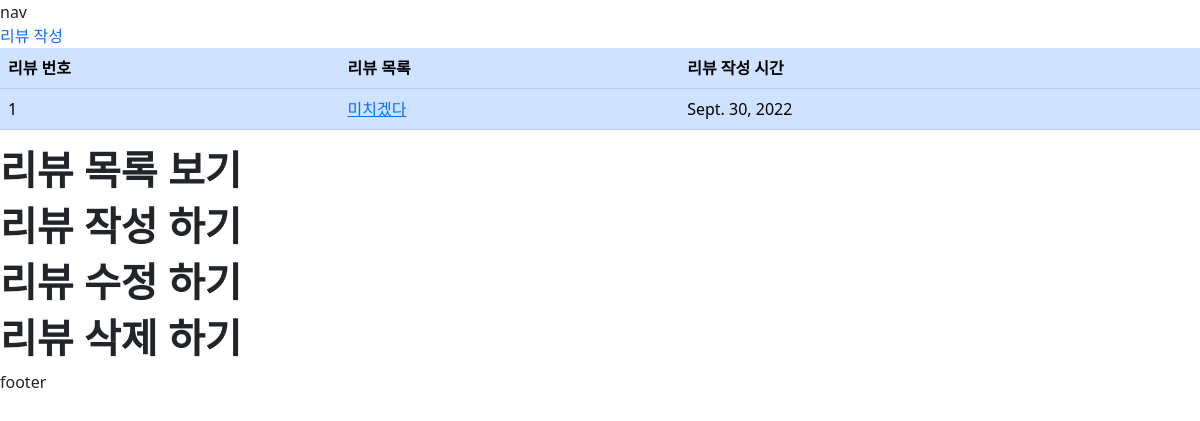
Before: /index/ with the older database file.
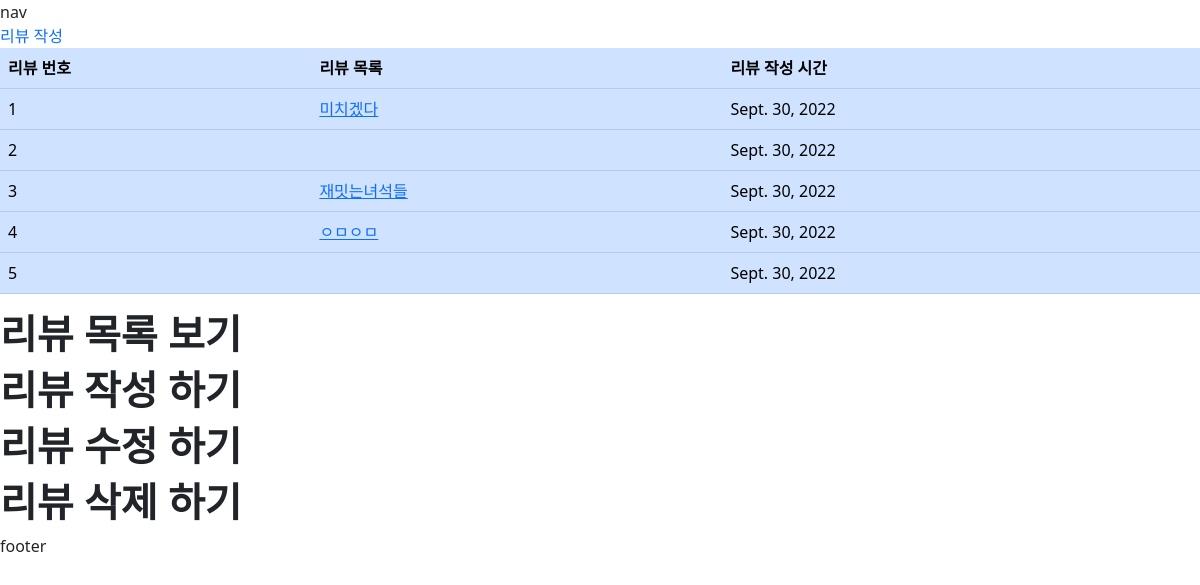
After: the same page with the newer database file.
### pos/models.py (models this page shows)
class Review(models.Model):
    title = models.CharField(max_length=80)
    content = models.TextField()
    created_at = models.DateField(auto_now_add=True)
    updated_at = models.DateField(auto_now=True)

### pos/views.py (the view)
# urls.py: path('index/', views.index, name='index' ),
def index(request):
    reviews = Review.objects.all()
    context = {
        'reviews': reviews
    }
    return render(request, 'pos/index.html', context)

### pos/templates/pos/index.html
{% extends 'base.html' %} {% block content %}
<div class="table-responsive">
  <a href="{% url 'pos:new' %}" class="text-decoration-none">리뷰 작성</a>
  <table class="table table-primary">
    <thead>
      <tr>
        <th scope="col">리뷰 번호</th>
        <th scope="col">리뷰 목록</th>
        <th scope="col">리뷰 작성 시간</th>
      </tr>
    </thead>
    <tbody>
      {% for review in reviews %}
      <tr class="">
        <td scope="row">{{review.id}}</td>
        <td><a href="{% url 'pos:detail' %}">{{review.title}}</a></td>
        <td>{{review.created_at}}</td>
      </tr>
      {% endfor %}
    </tbody>
  </table>
</div>
<h1><b>리뷰 목록 보기</b></h1>
<h1><b>리뷰 작성 하기</b></h1>
<h1><b>리뷰 수정 하기</b></h1>
<h1><b>리뷰 삭제 하기</b></h1>
{% endblock %}

Changed rows visible on the page:
added Review: id "2", created_at "Sept. 30, 2022"
added Review: id "3", title "재밋는녀석들", created_at "Sept. 30, 2022"
added Review: id "4", title "ㅇㅁㅇㅁ", created_at "Sept. 30, 2022"
added Review: id "5", created_at "Sept. 30, 2022"
